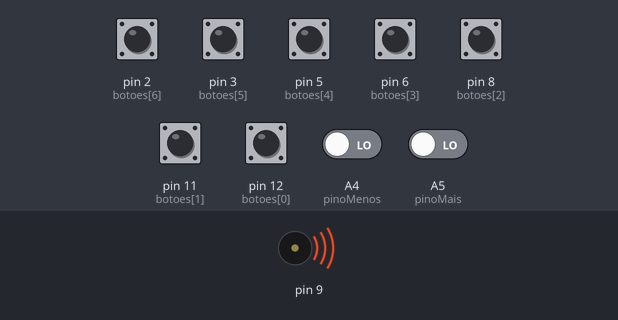
Bench run of a sketch on a simulated Arduino Uno, built with avr-gcc and run on an emulated ATmega328P. Parts: buzzer (waves = sounding). The inputs (shaded band) are chosen by the test bench; at power-on: A4 (pinoMenos), A5 (pinoMais), pin 2 (botoes[6]), pin 3 (botoes[5]), pin 5 (botoes[4]), pin 6 (botoes[3]), pin 8 (botoes[2]), pin 11 (botoes[1]), pin 12 (botoes[0]) LOW.

Above: at 0.1 s.
Timing chart, 0 to 1.6 s (numbered marks = the images above):
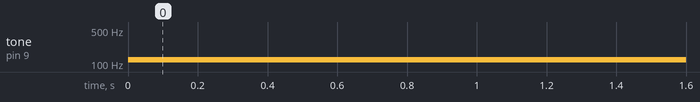

The sketch:

piano_simples.ino
```cpp
const int botoes[7] = {
  12, 11, 8, 6, 5, 3, 2
};
const int pinoMais = A5;
const int pinoMenos = A4;

bool botoesEstado[7] = {
  1, 1, 1, 1, 1, 1, 1
};
bool mais, menos;

// ------------ C - D - E - F - G - A -- B -
int notas[7] = {65, 73, 82, 87, 98, 110, 123
};

// limite: 0.5(minimo) até 64 -> 2^6 (maximo);
float multi = 1.0;

void setup() {
  Serial.begin(9600);
  for (int i = 0; i < 7; i++) {
    pinMode(botoes[i], INPUT);
  }
}

void loop() {
  /*
    for (int i = 0; i < 7; i++) {
    Serial.print(digitalRead(botoes[i]));
    Serial.print(" ");
    }
    Serial.println("");
  */
//  mudarOitava(pinoMais, pinoMenos);
    aumentarOitava(pinoMais);
    diminuirOitava(pinoMenos);
  //  Serial.println(multi);

  for (int i = 0; i < 7; i++) {
    botoesEstado[i] = digitalRead(botoes[i]);

    if (botoesEstado[i] == LOW) {
      tone(9, notas[i] * multi);
    }
    if (pararNota(botoesEstado)) {
      noTone(9);
    }
  }
}

bool pararNota (bool pinos[7]) {
  for (int i = 0; i < 7; i++) {
    if (pinos[i] == LOW) {
      return LOW;
    }
  }
  return HIGH;
}

void mudarOitava (int pino1, int pino2) {
  static int estado1Atu, estado1Ant, estado2Atu, estado2Ant;
  estado1Atu = digitalRead(pino1);
  estado2Atu = digitalRead(pino2);
//  Serial.println(estadoAtu);
  if (estado1Atu != estado1Ant || estado2Atu != estado2Ant) {
    if (multi > 0.5 && multi < 64.0) {
      if (estado1Atu == LOW) {
        multi *= 2.0;
      }
      else if (estado2Atu == LOW) {
        multi *= 0.5;
      }
    }
    estado1Ant = estado1Atu;
    estado2Ant = estado2Atu;
  }
}

void aumentarOitava (int pino) {
  static int estadoAtu, estadoAnt;
  estadoAtu = digitalRead(pino);
  if (estadoAtu != estadoAnt) {
    if (estadoAtu == LOW) {
      if (multi < 64) {
        multi *= 2.0;
      }
    }
    estadoAnt = estadoAtu;
  }
}

void diminuirOitava (int pino) {
  static int estadoAtu, estadoAnt;
  estadoAtu = digitalRead(pino);
  if (estadoAtu != estadoAnt) {
    if (estadoAtu == LOW) {
      if (multi > 0.5) {
        multi *= 0.5;
      }
    }
    estadoAnt = estadoAtu;
  }
}
```

Measured:
- by itself, tone on pin 9: silent → 123 Hz at 0.00 s
